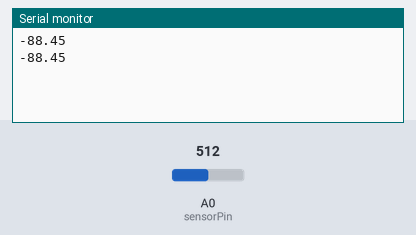
The sketch below on a simulated Arduino Uno, built with avr-gcc and run on an emulated ATmega328P. On the bench: the last lines printed to the serial monitor. Inputs (shaded band) come from the test bench; at power-on: A0 (sensorPin) = 512.

Above: at 1.2 s.
1.3 s: A0 (sensorPin) set to 716
At 1.9 s:
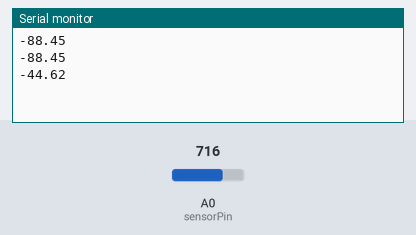
2.8 s: A0 (sensorPin) set to 900
At 3.5 s:
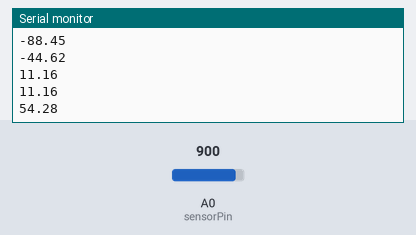
Timing chart, 0 to 5.8 s (numbered marks = the images above; inputs shaded):
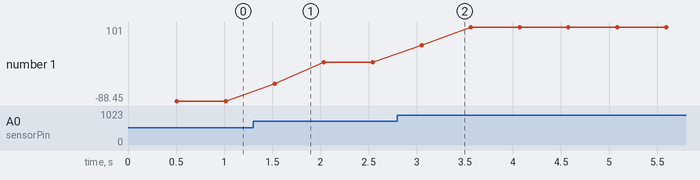

Measured:
- after the input at 1.3 s, the serial monitor: prints a new line after 0.23 s (image 1)
- after the input at 2.8 s, the serial monitor: prints a new line after 0.25 s (image 2)
- plotted number 1: -88.45 → 11.16 after the input at 1.3 s, 11.16 → 101 after the input at 2.8 s

The sketch:

arduino_temperature.ino
```cpp
// Circuits DIY
// For Complete Details Visit -> https://circuits-diy.com
// Circuit diagram https://derfernstudent.de/arduino-temperaturmessung-mit-dem-lm335/

const int sensorPin = A0;
float sensorValue;
float voltageOut;

float temperatureC;
float temperatureK;
float ave_temp;
float cloop = 50;

void setup() {
  pinMode(sensorPin, INPUT);
  Serial.begin(9600);
}

void loop() {
  ave_temp = 0;
  for (int cc = 0 ; cc < cloop; cc++){
    temperatureK = analogRead(0) * 0.004882812 * 100;
    temperatureC = temperatureK - 65.3 - 273.15;
    ave_temp += temperatureC;
    delay(10);
  }
  Serial.println(ave_temp / cloop);
}
```
